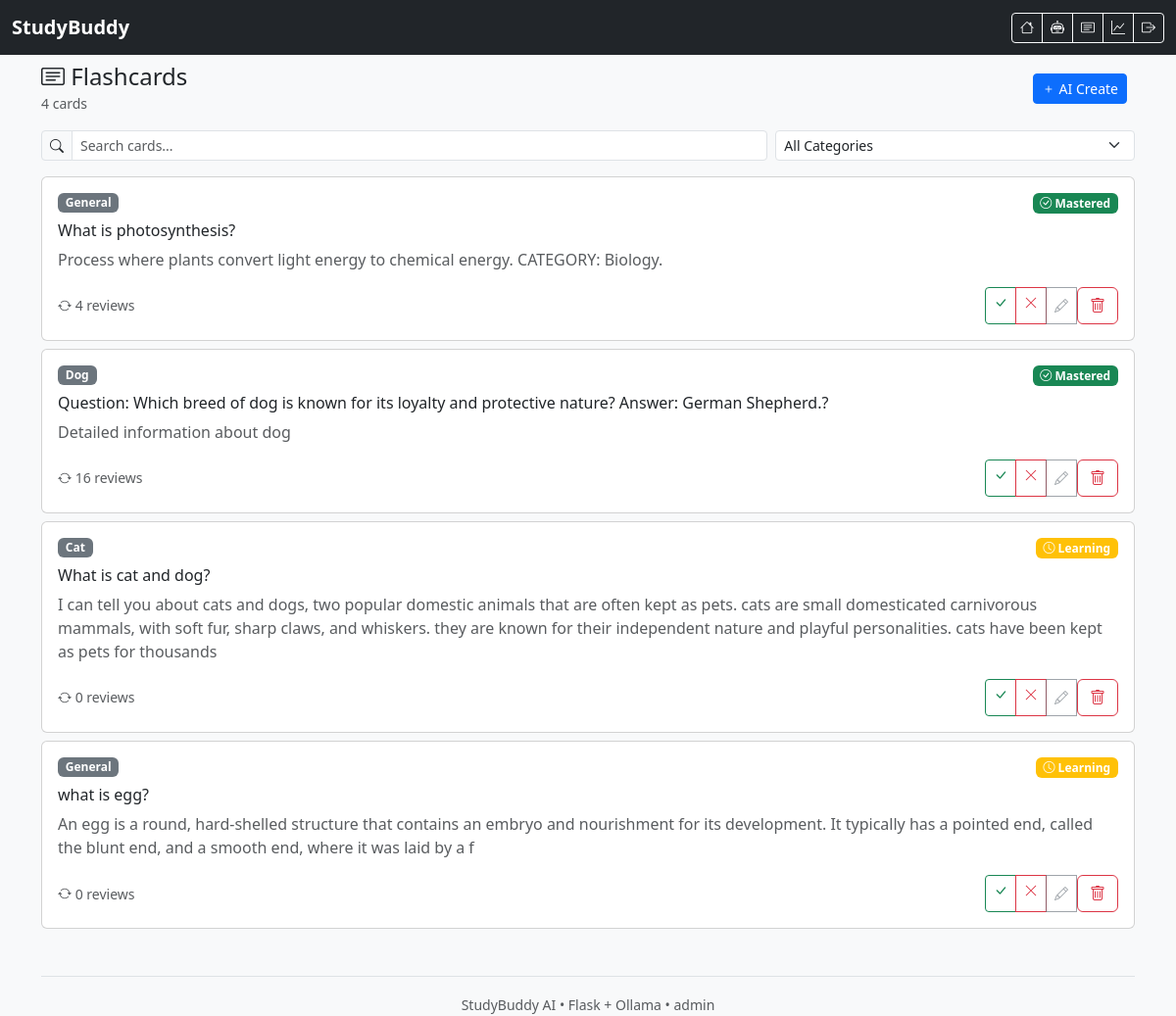
/flashcards (signed in), run on an earlier commit of the app's database.
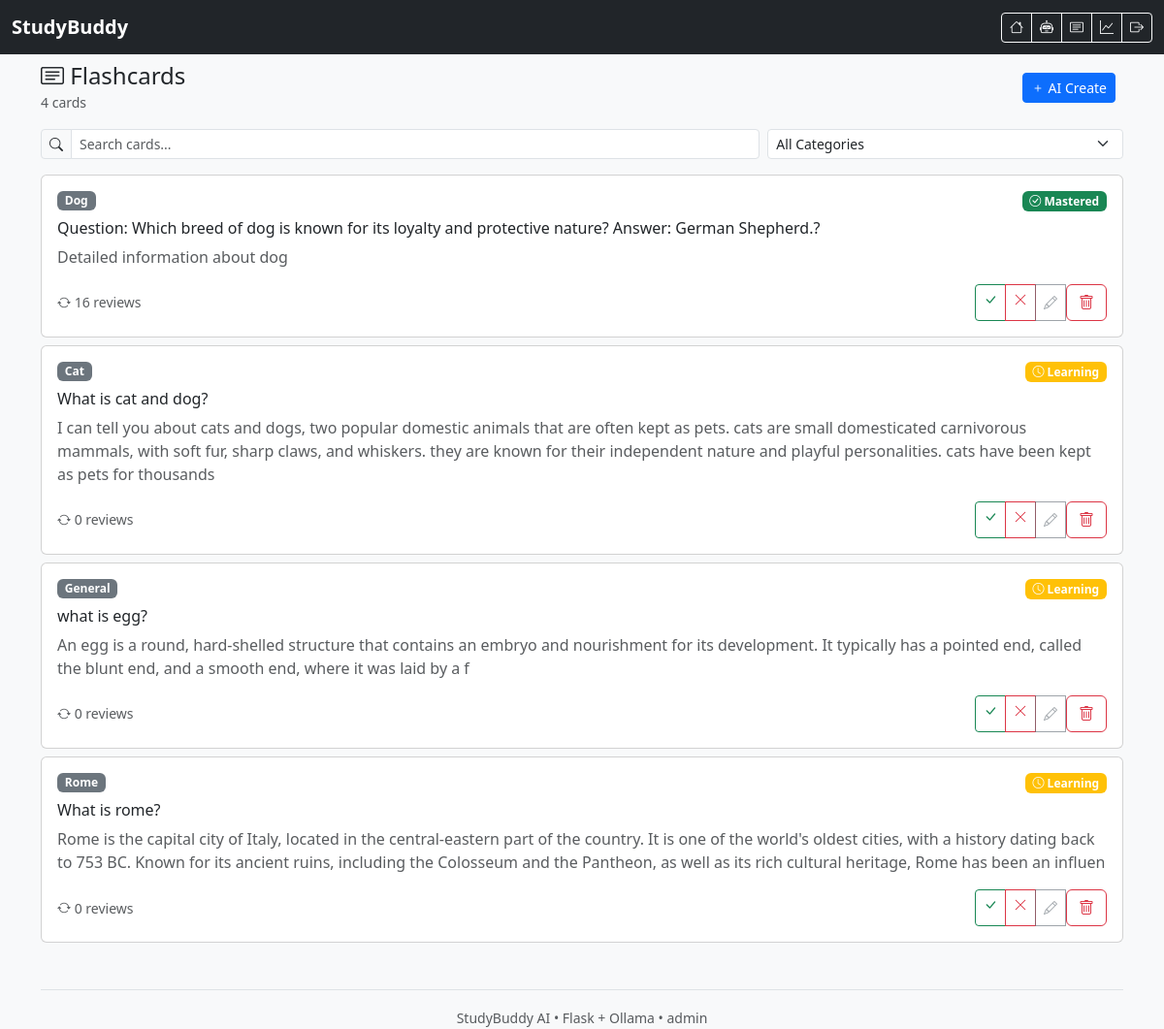
And on a later commit of the database.
### app.py (models this page shows)
class Flashcard(db.Model):
    id = db.Column(db.Integer, primary_key=True)
    question = db.Column(db.String(500), nullable=False)
    answer = db.Column(db.String(1000), nullable=False)
    category = db.Column(db.String(100), default='General')
    created_date = db.Column(db.DateTime, default=lambda: datetime.now(timezone.utc))
    review_count = db.Column(db.Integer, default=0)
    mastered = db.Column(db.Boolean, default=False)
    user_id = db.Column(db.Integer, db.ForeignKey('user.id'), nullable=False)

class User(UserMixin, db.Model):
    id = db.Column(db.Integer, primary_key=True)
    username = db.Column(db.String(80), unique=True, nullable=False)
    password_hash = db.Column(db.String(200), nullable=False)

### app.py (the view)
@app.route('/flashcards')
@login_required
def flashcards():
    cards = Flashcard.query.filter_by(user_id=current_user.id).all()
    categories = db.session.query(Flashcard.category).filter_by(user_id=current_user.id).distinct().all()
    categories = [c[0] for c in categories]
    return render_template('flashcards.html', flashcards=cards, categories=categories)

### app.py (called while the page is built)
@login_manager.user_loader
def load_user(user_id):
    return db.session.get(User, int(user_id))

### templates/flashcards.html (shortened to what this page needs)
{% extends "base.html" %}
{% block content %}
<div class="d-flex justify-content-between align-items-center mb-3">
    <div>
        <h4 class="mb-0"><i class="bi bi-card-text"></i> Flashcards</h4>
        <small class="text-muted">{{ flashcards|length }} cards</small>
    </div>
    <div>
        <a href="{{ url_for('chat') }}" class="btn btn-primary btn-sm me-2">
            <i class="bi bi-plus"></i> AI Create
        </a>
    </div>
</div>
<div class="row g-2 mb-3">
    <div class="col-md-8">
        <div class="input-group input-group-sm">
            <span class="input-group-text"><i class="bi bi-search"></i></span>
            <input type="text" class="form-control" placeholder="Search cards..." id="searchInput">
        </div>
    </div>
    <div class="col-md-4">
        <select class="form-select form-select-sm" id="categoryFilter">
            <option value="all">All Categories</option>
        </select>
    </div>
</div>
{% if flashcards %}
<div id="flashcardsList">
    {% for card in flashcards %}
    <div class="card mb-2" data-category="{{ card.category }}">
        <div class="card-body">
            <div class="d-flex justify-content-between align-items-start mb-2">
                <span class="badge bg-secondary">{{ card.category }}</span>
                {% if card.mastered %}
                <span class="badge bg-success"><i class="bi bi-check-circle"></i> Mastered</span>
                {% else %}
                <span class="badge bg-warning"><i class="bi bi-clock"></i> Learning</span>
                {% endif %}
            </div>
            <h6 class="card-title">{{ card.question }}</h6>
            <p class="card-text text-muted">{{ card.answer }}</p>
            <div class="d-flex justify-content-between align-items-center mt-3">
                <small class="text-muted">
                    <i class="bi bi-arrow-repeat"></i> {{ card.review_count }} reviews
                </small>
                <div class="btn-group btn-group-sm">
                    <a href="{{ url_for('review_card', card_id=card.id, result='correct') }}"
                        class="btn btn-outline-success">
                        <i class="bi bi-check-lg"></i>
                    </a>
                    <a href="{{ url_for('review_card', card_id=card.id, result='wrong') }}"
                        class="btn btn-outline-danger">
                        <i class="bi bi-x-lg"></i>
                    </a>
                    <button class="btn btn-outline-secondary" disabled title="Edit coming soon">
                        <i class="bi bi-pencil"></i>
                    </button>
                    <form method="POST" action="{{ url_for('delete_flashcard', card_id=card.id) }}" class="d-inline"
                        onsubmit="return confirm('Delete this card?');">
                        <button type="submit" class="btn btn-outline-danger">
                            <i class="bi bi-trash"></i>
                        </button>
                    </form>
                </div>
            </div>
        </div>
    </div>
    {% endfor %}
</div>
{% endif %}
{% endblock %}

### templates/base.html (shortened to what this page needs)
<!DOCTYPE html>
<html lang="en">
<head>
    <link href="https://cdn.jsdelivr.net/npm/bootstrap@5.3.0/dist/css/bootstrap.min.css" rel="stylesheet">
    <link rel="stylesheet" href="https://cdn.jsdelivr.net/npm/bootstrap-icons@1.10.0/font/bootstrap-icons.css">
</head>
<body class="bg-light">
    <nav class="navbar navbar-expand-lg navbar-dark bg-dark fixed-top">
        <div class="container-fluid">
            <a class="navbar-brand fw-bold" href="{{ url_for('dashboard') }}">
                 StudyBuddy
            </a>
            {% if current_user.is_authenticated %}
            <div class="btn-group btn-group-sm" role="group">
                <a class="btn btn-outline-light" href="{{ url_for('dashboard') }}" title="Dashboard">
                    <i class="bi bi-house"></i>
                </a>
                <a class="btn btn-outline-light" href="{{ url_for('chat') }}" title="AI Chat">
                    <i class="bi bi-robot"></i>
                </a>
                <a class="btn btn-outline-light" href="{{ url_for('flashcards') }}" title="Flashcards">
                    <i class="bi bi-card-text"></i>
                </a>
                <a class="btn btn-outline-light" href="{{ url_for('progress') }}" title="Progress">
                    <i class="bi bi-graph-up"></i>
                </a>
                <a class="btn btn-outline-light" href="{{ url_for('logout') }}" title="Logout">
                    <i class="bi bi-box-arrow-right"></i>
                </a>
            </div>
            {% endif %}
        </div>
    </nav>
    <div class="container mt-5 pt-3">
        {% block content %}{% endblock %}
        <footer class="text-center text-muted mt-5 pt-3 border-top">
            <small>StudyBuddy AI • Flask + Ollama • {{ current_user.username if current_user.is_authenticated else 'Guest' }}</small>
        </footer>
    </div>
</body>
</html>

What changed in the data, as far as the page shows it:
removed Flashcard: category "General", mastered True (drawn), question "What is photosynthesis?", answer "Process where plants convert light energy to chemical energy. CATEGORY: Biology.", review_count "4"
added Flashcard: category "Rome", mastered False (drawn), question "What is rome?", answer "Rome is the capital city of Italy, located in the central-eastern part of the country. It is one of the world's oldest cities, with a history dating back to 753 BC. Known for its ancient ruins, including the Colosseum and the Pantheon, as well as its rich cultural heritage, Rome has been an influen", review_count "0"
